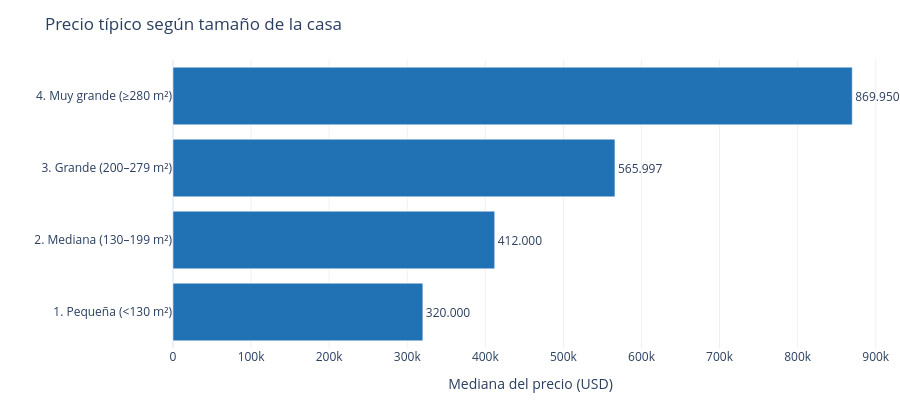
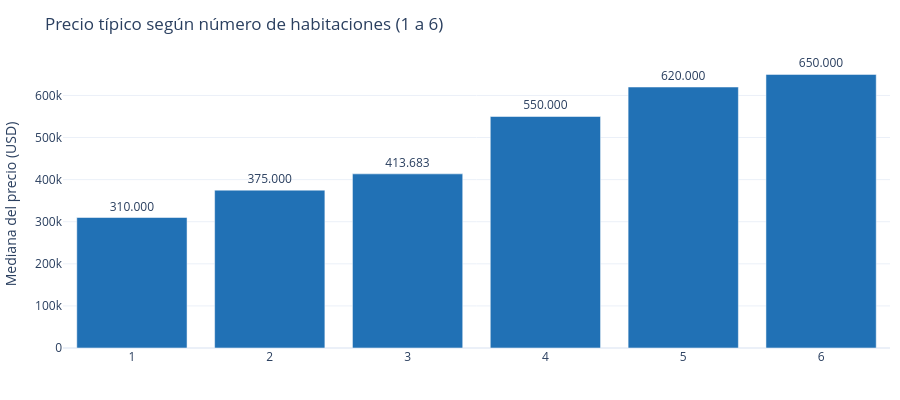
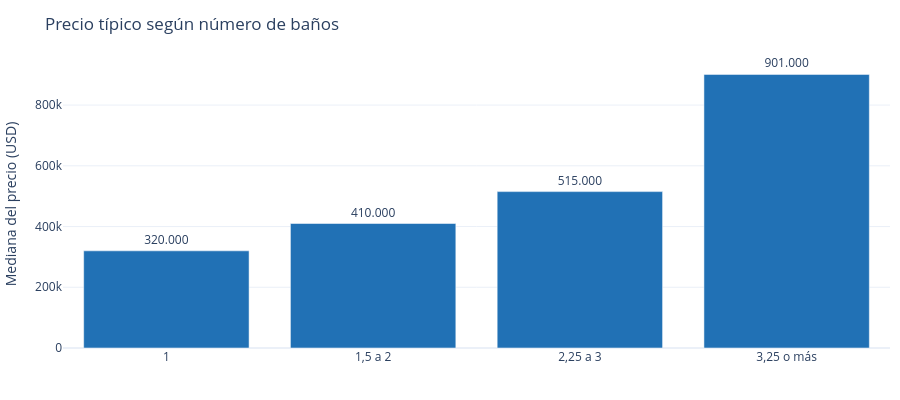
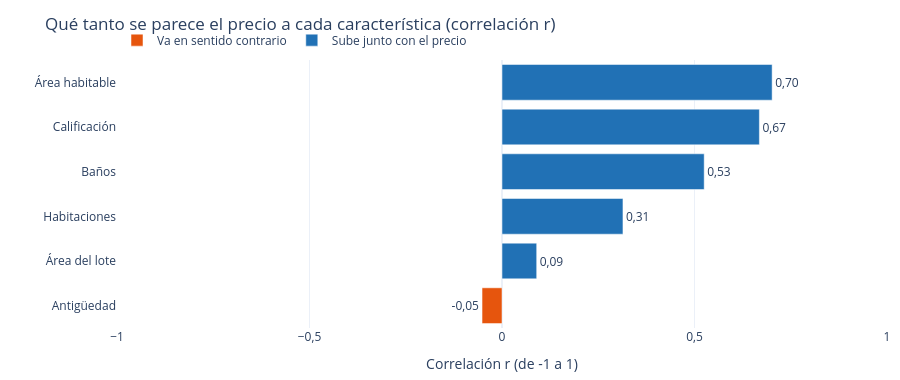

Write notebook code for charts like these, in order.
### Code cell
dash.figura_p1_tamano(d).show()
dash.figura_p1_habitaciones(d).show()
dash.figura_p1_banos(d).show()
dash.figura_p1_correlacion(d).show()

### Figure 1 — Plotly figure (JSON) as saved in the notebook; plotly's stock layout.template omitted (floating-point values rounded to 4 significant figures)
{"data": [{"cliponaxis": false, "hovertemplate": "mediana=%{text}<br>Categoría de tamaño=%{y}<extra></extra>", "legendgroup": "", "marker": {"color": "#2171b5", "pattern": {"shape": ""}}, "name": "", "orientation": "h", "showlegend": false, "text": [320000.0, 412000.0, 566000.0, 870000.0], "textposition": "outside", "texttemplate": "%{text:,.0f}", "type": "bar", "x": [320000.0, 412000.0, 566000.0, 870000.0], "xaxis": "x", "y": ["1. Pequeña (<130 m²)", "2. Mediana (130–199 m²)", "3. Grande (200–279 m²)", "4. Muy grande (≥280 m²)"], "yaxis": "y"}], "layout": {"barmode": "relative", "height": 400, "legend": {"orientation": "h", "title": {"text": ""}, "tracegroupgap": 0, "x": 0, "y": 1.02, "yanchor": "bottom"}, "margin": {"b": 10, "l": 10, "r": 10, "t": 60}, "separators": ",.", "showlegend": false, "title": {"text": "Precio típico según tamaño de la casa"}, "xaxis": {"anchor": "y", "domain": [0.0, 1.0], "title": {"text": "Mediana del precio (USD)"}}, "yaxis": {"anchor": "x", "categoryorder": "trace", "domain": [0.0, 1.0], "title": {"text": ""}}}}

### Figure 2 — Plotly figure (JSON) as saved in the notebook; plotly's stock layout.template omitted (floating-point values rounded to 4 significant figures)
{"data": [{"cliponaxis": false, "hovertemplate": "Habitaciones=%{x}<br>mediana=%{text}<extra></extra>", "legendgroup": "", "marker": {"color": "#2171b5", "pattern": {"shape": ""}}, "name": "", "orientation": "v", "showlegend": false, "text": [310000.0, 375000.0, 413700.0, 550000.0, 620000.0, 650000.0], "textposition": "outside", "texttemplate": "%{text:,.0f}", "type": "bar", "x": [1, 2, 3, 4, 5, 6], "xaxis": "x", "y": [310000.0, 375000.0, 413700.0, 550000.0, 620000.0, 650000.0], "yaxis": "y"}], "layout": {"barmode": "relative", "height": 400, "legend": {"orientation": "h", "title": {"text": ""}, "tracegroupgap": 0, "x": 0, "y": 1.02, "yanchor": "bottom"}, "margin": {"b": 10, "l": 10, "r": 10, "t": 60}, "separators": ",.", "showlegend": false, "title": {"text": "Precio típico según número de habitaciones (1 a 6)"}, "xaxis": {"anchor": "y", "domain": [0.0, 1.0], "title": {"text": ""}}, "yaxis": {"anchor": "x", "domain": [0.0, 1.0], "title": {"text": "Mediana del precio (USD)"}}}}

### Figure 3 — Plotly figure (JSON) as saved in the notebook; plotly's stock layout.template omitted (floating-point values rounded to 4 significant figures)
{"data": [{"cliponaxis": false, "hovertemplate": "Grupo de baños=%{x}<br>mediana=%{text}<extra></extra>", "legendgroup": "", "marker": {"color": "#2171b5", "pattern": {"shape": ""}}, "name": "", "orientation": "v", "showlegend": false, "text": [320000.0, 410000.0, 515000.0, 901000.0], "textposition": "outside", "texttemplate": "%{text:,.0f}", "type": "bar", "x": ["1", "1,5 a 2", "2,25 a 3", "3,25 o más"], "xaxis": "x", "y": [320000.0, 410000.0, 515000.0, 901000.0], "yaxis": "y"}], "layout": {"barmode": "relative", "height": 400, "legend": {"orientation": "h", "title": {"text": ""}, "tracegroupgap": 0, "x": 0, "y": 1.02, "yanchor": "bottom"}, "margin": {"b": 10, "l": 10, "r": 10, "t": 60}, "separators": ",.", "showlegend": false, "title": {"text": "Precio típico según número de baños"}, "xaxis": {"anchor": "y", "domain": [0.0, 1.0], "title": {"text": ""}}, "yaxis": {"anchor": "x", "domain": [0.0, 1.0], "title": {"text": "Mediana del precio (USD)"}}}}

### Figure 4 — Plotly figure (JSON) as saved in the notebook; plotly's stock layout.template omitted (floating-point values rounded to 4 significant figures)
{"data": [{"cliponaxis": false, "hovertemplate": "Relación=Va en sentido contrario<br>Correlación r (de -1 a 1)=%{text}<br>=%{y}<extra></extra>", "legendgroup": "Va en sentido contrario", "marker": {"color": "#e6550d", "pattern": {"shape": ""}}, "name": "Va en sentido contrario", "orientation": "h", "showlegend": true, "text": [-0.05185], "textposition": "outside", "texttemplate": "%{text:.2f}", "type": "bar", "x": [-0.05185], "xaxis": "x", "y": ["Antigüedad"], "yaxis": "y"}, {"cliponaxis": false, "hovertemplate": "Relación=Sube junto con el precio<br>Correlación r (de -1 a 1)=%{text}<br>=%{y}<extra></extra>", "legendgroup": "Sube junto con el precio", "marker": {"color": "#2171b5", "pattern": {"shape": ""}}, "name": "Sube junto con el precio", "orientation": "h", "showlegend": true, "text": [0.09009, 0.3142, 0.5252, 0.6685, 0.7016], "textposition": "outside", "texttemplate": "%{text:.2f}", "type": "bar", "x": [0.09009, 0.3142, 0.5252, 0.6685, 0.7016], "xaxis": "x", "y": ["Área del lote", "Habitaciones", "Baños", "Calificación", "Área habitable"], "yaxis": "y"}], "layout": {"barmode": "relative", "height": 380, "legend": {"orientation": "h", "title": {"text": ""}, "tracegroupgap": 0, "x": 0, "y": 1.02, "yanchor": "bottom"}, "margin": {"b": 10, "l": 10, "r": 10, "t": 60}, "separators": ",.", "title": {"text": "Qué tanto se parece el precio a cada característica (correlación r)"}, "xaxis": {"anchor": "y", "domain": [0.0, 1.0], "range": [-1, 1], "title": {"text": "Correlación r (de -1 a 1)"}}, "yaxis": {"anchor": "x", "domain": [0.0, 1.0], "title": {"text": ""}}}}
